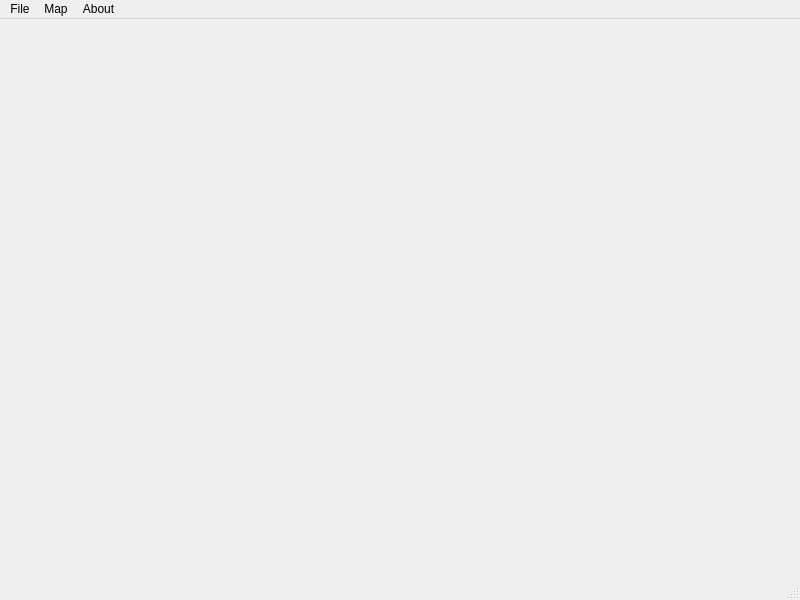
<?xml version="1.0" encoding="UTF-8"?>
<ui version="4.0">
 <class>clrplt</class>
 <widget class="QMainWindow" name="clrplt">
  <property name="geometry">
   <rect>
    <x>0</x>
    <y>0</y>
    <width>800</width>
    <height>600</height>
   </rect>
  </property>
  <property name="windowTitle">
   <string>clrplt</string>
  </property>
  <widget class="QWidget" name="centralwidget"/>
  <widget class="QMenuBar" name="menubar">
   <property name="geometry">
    <rect>
     <x>0</x>
     <y>0</y>
     <width>800</width>
     <height>21</height>
    </rect>
   </property>
   <widget class="QMenu" name="menuFile">
    <property name="title">
     <string>File</string>
    </property>
    <addaction name="actionAdd_file"/>
    <addaction name="actionClear"/>
   </widget>
   <widget class="QMenu" name="menuMap">
    <property name="title">
     <string>Map</string>
    </property>
    <addaction name="actionblack_gray_white"/>
    <addaction name="actionblue_white_red"/>
    <addaction name="actiongreen_yellow_red"/>
    <addaction name="actionColor_scaling"/>
    <addaction name="actionGrid"/>
   </widget>
   <widget class="QMenu" name="menuAbout">
    <property name="title">
     <string>About</string>
    </property>
    <addaction name="actionColorPlot"/>
   </widget>
   <addaction name="menuFile"/>
   <addaction name="menuMap"/>
   <addaction name="menuAbout"/>
  </widget>
  <widget class="QStatusBar" name="statusbar"/>
  <action name="actionAdd_file">
   <property name="text">
    <string>Add file</string>
   </property>
  </action>
  <action name="actionClear">
   <property name="text">
    <string>Clear</string>
   </property>
  </action>
  <action name="actionblack_gray_white">
   <property name="checkable">
    <bool>true</bool>
   </property>
   <property name="checked">
    <bool>true</bool>
   </property>
   <property name="text">
    <string>black_gray_white</string>
   </property>
  </action>
  <action name="actionblue_white_red">
   <property name="checkable">
    <bool>true</bool>
   </property>
   <property name="text">
    <string>blue_white_red</string>
   </property>
  </action>
  <action name="actiongreen_yellow_red">
   <property name="checkable">
    <bool>true</bool>
   </property>
   <property name="text">
    <string>green_yellow_red</string>
   </property>
  </action>
  <action name="actionColor_scaling">
   <property name="checkable">
    <bool>true</bool>
   </property>
   <property name="text">
    <string>Color scaling</string>
   </property>
  </action>
  <action name="actionGrid">
   <property name="checkable">
    <bool>true</bool>
   </property>
   <property name="text">
    <string>Grid</string>
   </property>
  </action>
  <action name="actionColorPlot">
   <property name="text">
    <string>ColorPlot</string>
   </property>
  </action>
 </widget>
 <resources/>
 <connections/>
</ui>
